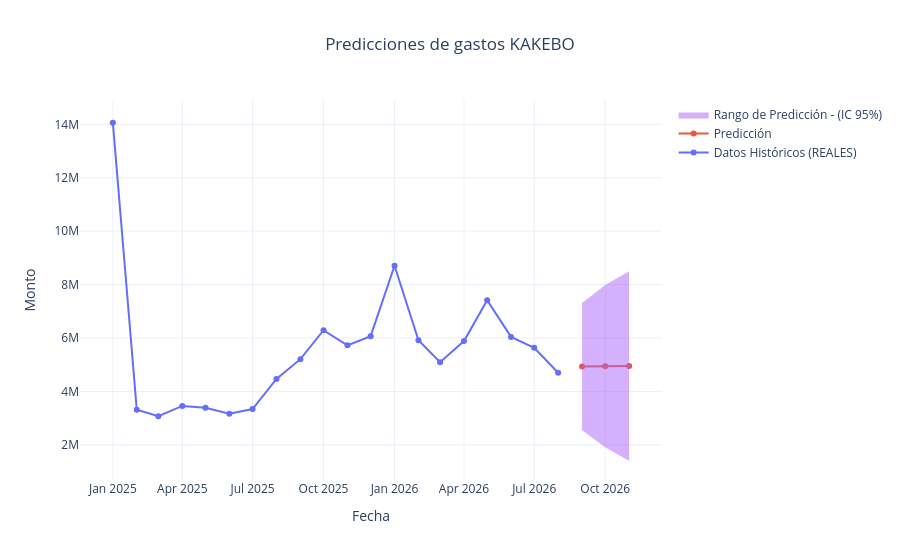

Here is the notebook cell this chart was saved with:
### Markdown cell above
Esta celda crea un **gráfico interactivo** con Plotly para visualizar la serie temporal completa, compuesto por los siguientes elementos:

1. **Datos históricos reales**: traza de línea con marcadores que representa los gastos registrados.
2. **Línea de predicción**: traza que muestra los valores pronosticados para los próximos 12 meses.
3. **Banda del intervalo de confianza (IC 95 %)**: franja sombreada construida con dos trazas superpuestas (`fill='tonexty'`), que delimita los límites inferior y superior del pronóstico e indica visualmente el grado de incertidumbre del modelo.

El diseño del gráfico incluye el título centrado, las etiquetas de los ejes, el tema visual `plotly_white` y el modo `hovermode='x unified'`, que permite visualizar simultáneamente todos los valores al desplazar el cursor sobre una fecha.

### Code cell
fig = go.Figure()

fig.add_trace(go.Scatter(
    x=pd.to_datetime(hist_out["fecha"]),
    y=hist_out["monto"].values,
    mode="lines+markers",
    name="Datos Históricos (REALES)"
))

fig.add_trace(go.Scatter(
    x=yhat.index, y=yhat.values,
    mode="lines+markers",
    name="Predicción"
))

fig.add_trace(go.Scatter(
    x=ci.index,
    y=ci.iloc[:, 0].values,
    mode="lines",
    line=dict(width=0),
    showlegend=False
))
fig.add_trace(go.Scatter(
    x=ci.index,
    y=ci.iloc[:, 1].values,
    mode="lines",
    fill="tonexty",
    line=dict(width=0),
    name="Rango de Predicción - (IC 95%)"
))

fig.update_layout(
    title=f"Predicciones de gastos KAKEBO ",
    title_x=0.5,
    title_xanchor="center",
    xaxis_title="Fecha",
    yaxis_title="Monto",
    template="plotly_white",
    hovermode="x unified"
)
fig.show()

### Figure 1 — Plotly figure (JSON) as saved in the notebook; plotly's stock layout.template omitted (floating-point values rounded to 4 significant figures)
{"data": [{"mode": "lines+markers", "name": "Datos Históricos (REALES)", "type": "scatter", "x": ["2025-01-01T00:00:00", "2025-02-01T00:00:00", "2025-03-01T00:00:00", "2025-04-01T00:00:00", "2025-05-01T00:00:00", "2025-06-01T00:00:00", "2025-07-01T00:00:00", "2025-08-01T00:00:00", "2025-09-01T00:00:00", "2025-10-01T00:00:00", "2025-11-01T00:00:00", "2025-12-01T00:00:00", "2026-01-01T00:00:00", "2026-02-01T00:00:00", "2026-03-01T00:00:00", "2026-04-01T00:00:00", "2026-05-01T00:00:00", "2026-06-01T00:00:00", "2026-07-01T00:00:00", "2026-08-01T00:00:00"], "y": [14057968, 3310580, 3072536, 3455498, 3385952, 3167049, 3337777, 4465156, 5206932, 6291127, 5725800, 6068471, 8705436, 5916236, 5092541, 5883259, 7414040, 6040126, 5631825, 4696388]}, {"mode": "lines+markers", "name": "Predicción", "type": "scatter", "x": ["2026-09-01T00:00:00", "2026-10-01T00:00:00", "2026-11-01T00:00:00"], "y": [4931000.0, 4946000.0, 4947000.0]}, {"line": {"width": 0}, "mode": "lines", "showlegend": false, "type": "scatter", "x": ["2026-09-01T00:00:00", "2026-10-01T00:00:00", "2026-11-01T00:00:00"], "y": [2550000.0, 1912000.0, 1395000.0]}, {"fill": "tonexty", "line": {"width": 0}, "mode": "lines", "name": "Rango de Predicción - (IC 95%)", "type": "scatter", "x": ["2026-09-01T00:00:00", "2026-10-01T00:00:00", "2026-11-01T00:00:00"], "y": [7313000.0, 7980000.0, 8499000.0]}], "layout": {"hovermode": "x unified", "title": {"text": "Predicciones de gastos KAKEBO ", "x": 0.5, "xanchor": "center"}, "xaxis": {"title": {"text": "Fecha"}}, "yaxis": {"title": {"text": "Monto"}}}}
